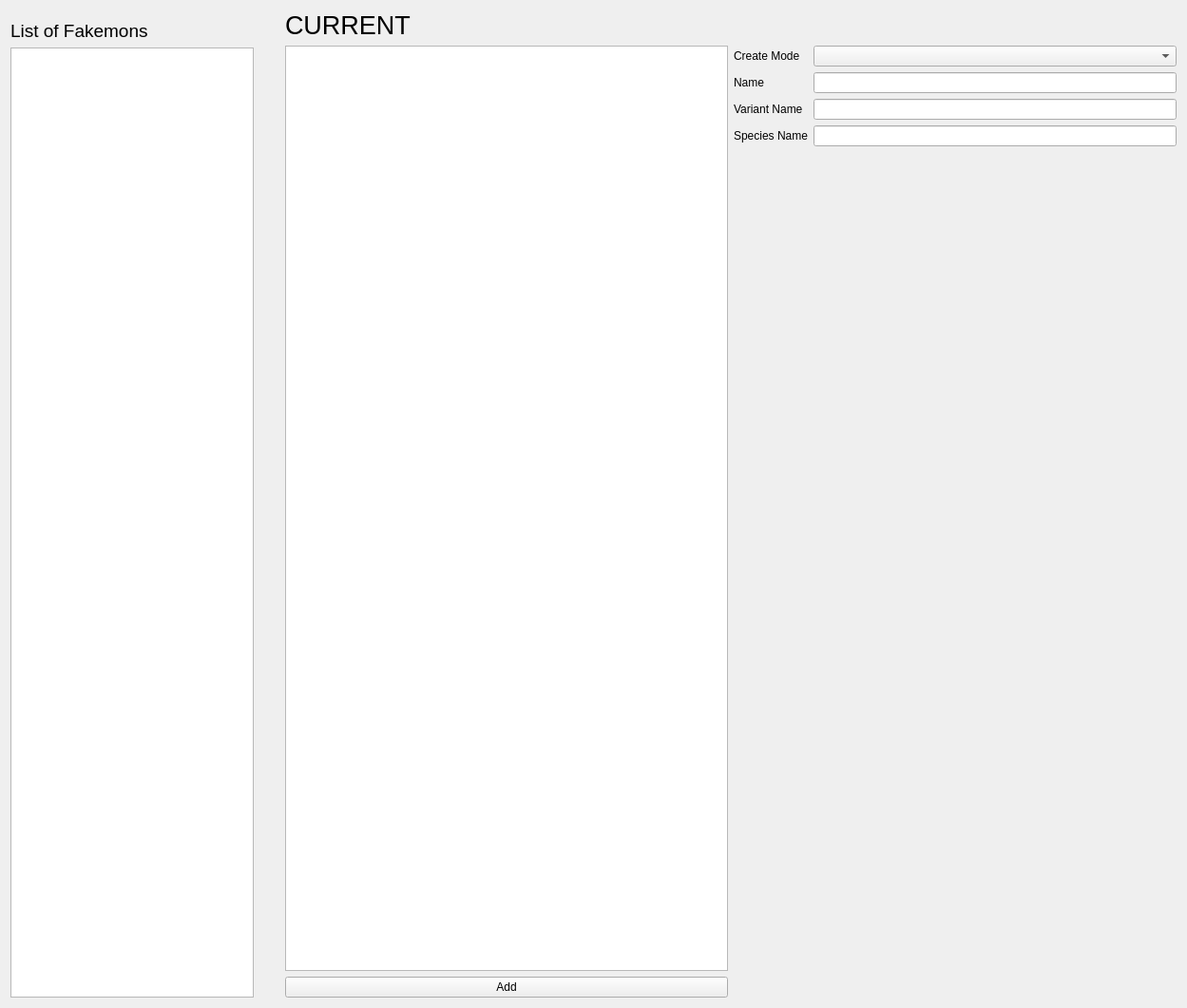
<?xml version="1.0" encoding="UTF-8"?>
<ui version="4.0">
 <class>Form</class>
 <widget class="QWidget" name="Form">
  <property name="geometry">
   <rect>
    <x>0</x>
    <y>0</y>
    <width>1249</width>
    <height>1061</height>
   </rect>
  </property>
  <property name="windowTitle">
   <string>Form</string>
  </property>
  <layout class="QHBoxLayout" name="horizontalLayout" stretch="0,0,1">
   <item>
    <layout class="QVBoxLayout" name="verticalLayout_4">
     <property name="rightMargin">
      <number>7</number>
     </property>
     <item>
      <spacer name="verticalSpacer_7">
       <property name="orientation">
        <enum>Qt::Vertical</enum>
       </property>
       <property name="sizeType">
        <enum>QSizePolicy::Fixed</enum>
       </property>
       <property name="sizeHint" stdset="0">
        <size>
         <width>20</width>
         <height>10</height>
        </size>
       </property>
      </spacer>
     </item>
     <item>
      <widget class="QLabel" name="label_3">
       <property name="font">
        <font>
         <pointsize>14</pointsize>
        </font>
       </property>
       <property name="text">
        <string>List of Fakemons</string>
       </property>
      </widget>
     </item>
     <item>
      <widget class="QListWidget" name="list_pokemon"/>
     </item>
    </layout>
   </item>
   <item>
    <spacer name="horizontalSpacer_26">
     <property name="orientation">
      <enum>Qt::Horizontal</enum>
     </property>
     <property name="sizeType">
      <enum>QSizePolicy::Fixed</enum>
     </property>
     <property name="sizeHint" stdset="0">
      <size>
       <width>20</width>
       <height>20</height>
      </size>
     </property>
    </spacer>
   </item>
   <item>
    <layout class="QGridLayout" name="gridLayout_2" rowstretch="0,1,0,0,0,0,0,0">
     <item row="0" column="1">
      <widget class="QLabel" name="label">
       <property name="font">
        <font>
         <pointsize>20</pointsize>
        </font>
       </property>
       <property name="text">
        <string>CURRENT</string>
       </property>
      </widget>
     </item>
     <item row="7" column="1">
      <widget class="QPushButton" name="pushButton">
       <property name="text">
        <string>Add</string>
       </property>
      </widget>
     </item>
     <item row="1" column="1" rowspan="6">
      <widget class="QListWidget" name="listWidget"/>
     </item>
     <item row="1" column="2" rowspan="6">
      <layout class="QGridLayout" name="gridLayout">
       <item row="1" column="1">
        <widget class="QLineEdit" name="lineEdit"/>
       </item>
       <item row="3" column="0">
        <widget class="QLabel" name="label_6">
         <property name="text">
          <string>Species Name</string>
         </property>
        </widget>
       </item>
       <item row="0" column="1">
        <widget class="QComboBox" name="comboBox"/>
       </item>
       <item row="3" column="1">
        <widget class="QLineEdit" name="lineEdit_3"/>
       </item>
       <item row="2" column="1">
        <widget class="QLineEdit" name="lineEdit_2"/>
       </item>
       <item row="0" column="0">
        <widget class="QLabel" name="label_2">
         <property name="text">
          <string>Create Mode</string>
         </property>
        </widget>
       </item>
       <item row="2" column="0">
        <widget class="QLabel" name="label_5">
         <property name="text">
          <string>Variant Name</string>
         </property>
        </widget>
       </item>
       <item row="1" column="0">
        <widget class="QLabel" name="label_4">
         <property name="text">
          <string>Name</string>
         </property>
        </widget>
       </item>
       <item row="4" column="1">
        <spacer name="verticalSpacer">
         <property name="orientation">
          <enum>Qt::Vertical</enum>
         </property>
         <property name="sizeHint" stdset="0">
          <size>
           <width>20</width>
           <height>40</height>
          </size>
         </property>
        </spacer>
       </item>
      </layout>
     </item>
    </layout>
   </item>
  </layout>
 </widget>
 <tabstops>
  <tabstop>list_pokemon</tabstop>
 </tabstops>
 <resources/>
 <connections/>
</ui>
